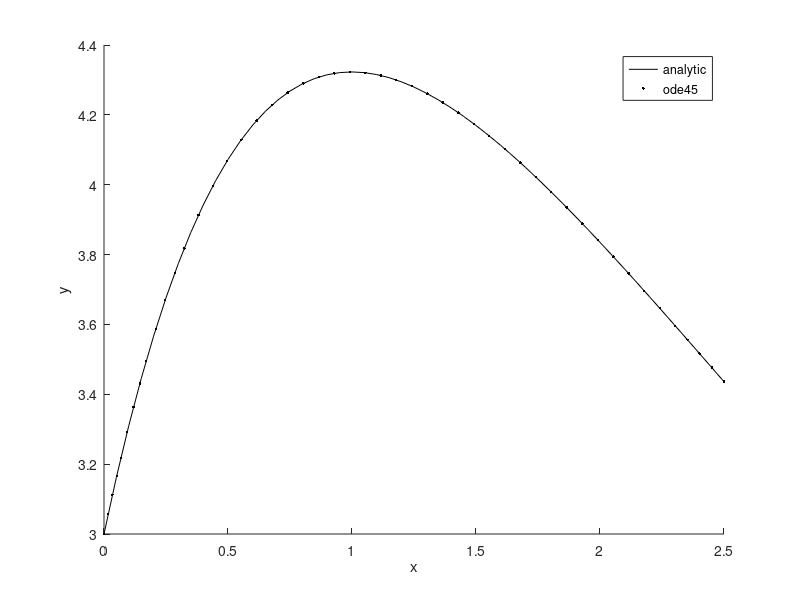

MATLAB code to generate this figure:
% Example of using Euler's Method

% Define ODE
f_dydx = @(x, y) -1.2*y + 7*exp(-0.3*x);
h = 0.05;
x = 0:h:2.5;
y0 = 3; % At x=0.

% Assuming y(x=0) = 3
y_exact = 70.0/9*exp(-0.3*x) - 43.0/9*exp(-1.2*x);

% MATLAB Solver: ode45
[x_ode45, y_ode45] = ode45(f_dydx, [x(1) x(end)], y0);

% Euler's Method: Own Implementation


% Plot results.
figure;
hold on;
plot(x, y_exact, 'k-');
plot(x_ode45, y_ode45, 'k.');
legend('analytic', 'ode45');
xlabel('x'); ylabel('y');





